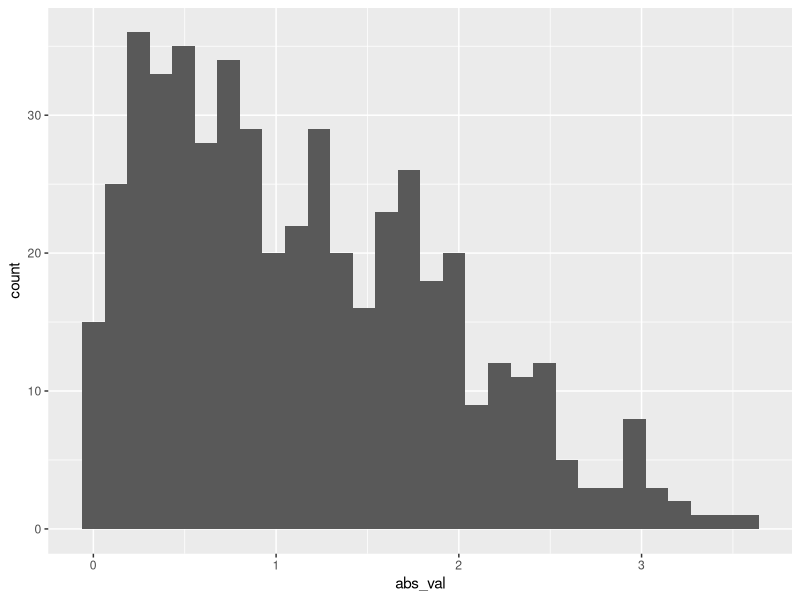

The R script that drew this image:
## ---- chunk 1
library(tidyverse)
## ---- chunk 2
samp = rnorm(100)
length(samp)
## ---- chunk 3

set.seed(666)

learning_df = 
  tibble(
    sample = rnorm(500, mean = 1),
    gr_than_0 = sample > 0,
    abs_val = abs(sample)
  )

ggplot(learning_df, aes(x = abs_val)) + geom_histogram()
